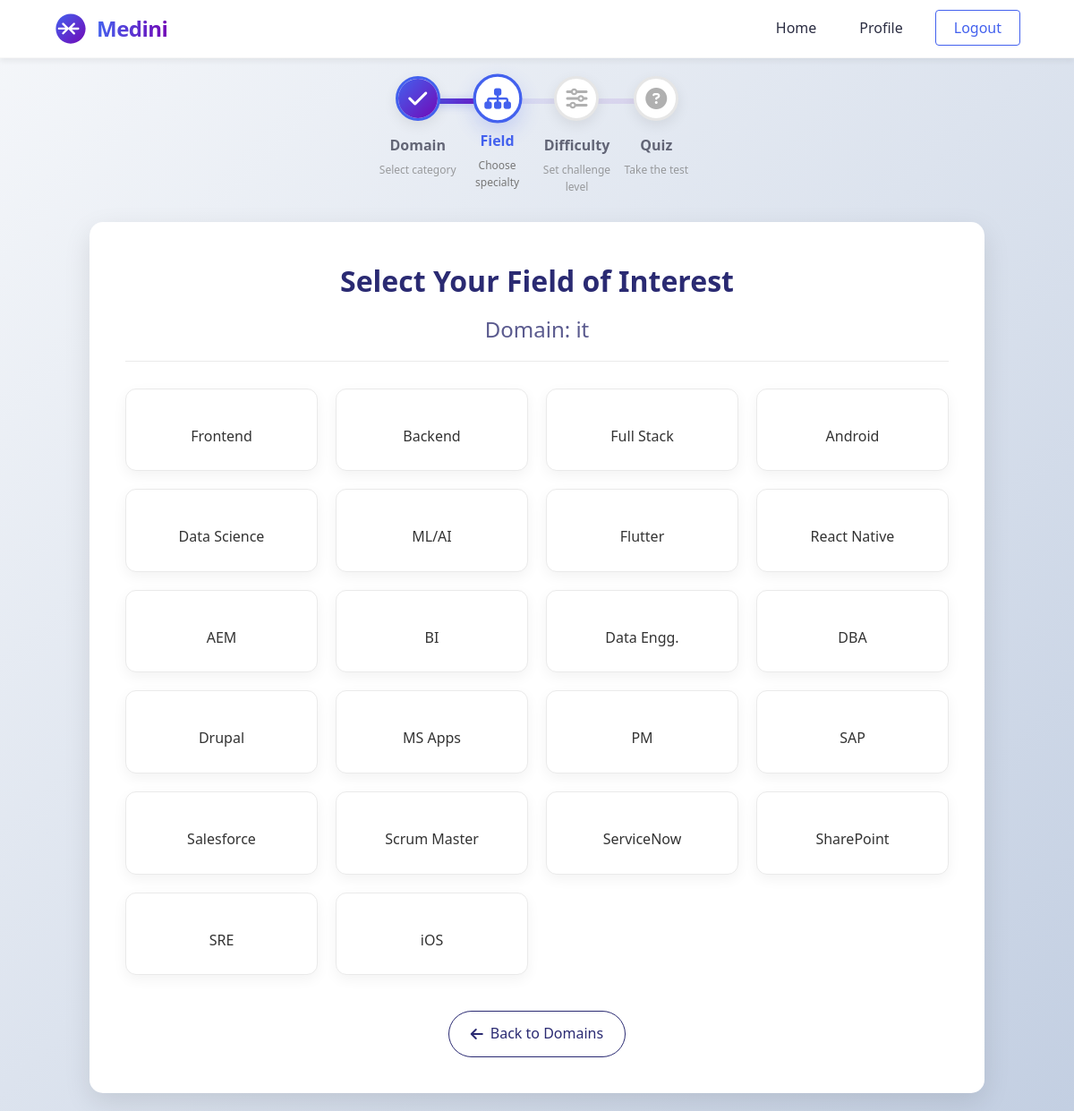
The app's page /select-field.php?domain_id=1 (signed in) with its own data.
### tables this page shows
CREATE TABLE domains (
    id INT AUTO_INCREMENT PRIMARY KEY,
    name VARCHAR(255) NOT NULL
);

CREATE TABLE IF NOT EXISTS fields (
    id INT AUTO_INCREMENT PRIMARY KEY,
    name VARCHAR(255) NOT NULL,
    domain_id INT NOT NULL
);

### includes/functions.php (called while the page is built, shortened)
<?php
function getFieldsByDomain($domainId) {
    $conn = getDbConnection();
    $stmt = $conn->prepare("SELECT * FROM fields WHERE domain_id = ?");
    $stmt->bind_param("i", $domainId);
    $stmt->execute();
    $result = $stmt->get_result();
    $fields = [];
    while ($row = $result->fetch_assoc()) {
        $fields[] = $row;
    }
    return $fields;
}
?>

### select-field.php (the view, shortened to what this page needs)
<?php
require_once 'includes/functions.php';
$domainId = (int)$_GET['domain_id'];
$fields = getFieldsByDomain($domainId);
$conn = getDbConnection();
$stmt = $conn->prepare("SELECT name FROM domains WHERE id = ?");
$stmt->bind_param("i", $domainId);
$stmt->execute();
$result = $stmt->get_result();
$domain = $result->fetch_assoc();
?>
<!DOCTYPE html>
<html lang="en">
<head>
    <link rel="stylesheet" href="https://cdnjs.cloudflare.com/ajax/libs/font-awesome/6.4.2/css/all.min.css">
    <link rel="stylesheet" href="assets/css/select-field.css" />
</head>
<body>
    <?php include "includes/header.php" ?>
   <?php include "includes/progress-bar.php" ?>
    <div class="main-content">
        <div class="container">
            <h1>Select Your Field of Interest</h1>
            <h2>Domain: <?php echo $domain['name']; ?></h2>
            <div class="field-selection">
                <?php foreach ($fields as $field): ?>
                    <a href="select-difficulty.php?field_id=<?php echo $field['id']; ?>" class="field-card">
                        <h3><?php echo $field['name']; ?></h3>
                    </a>
                <?php endforeach; ?>
            </div>
            <div class="actions">
                <a href="select-domain.php" class="btn-action btn-secondary">
                    <i class="fas fa-arrow-left"></i> Back to Domains
                </a>
            </div>
        </div>
    </div>
</body>
</html>

### includes/header.php (shortened to what this page needs)
<html>
    <head>
        <link rel="stylesheet" href="assets/css/header.css"/>
    </head>
    <body>
        <nav class="navbar" id="navbar">
            <a href="index.php" class="navbar-brand">
                <span class="company-name">Medini</span>
            </a>
            <ul class="navbar-nav" id="navbar-nav">
                <li class="nav-item">
                    <a href="index.php" class="nav-link <?php echo ($activePage == 'home') ? 'active' : ''; ?>">Home</a>
                </li>
                <li class="nav-item">
                    <a href="profile.php" class="nav-link <?php echo ($activePage == 'profile') ? 'active' : ''; ?>">Profile</a>
                </li>
                <li class="nav-item">
                    <a href="logout.php" class="nav-link btn btn-logout">Logout</a>
                </li>
            </ul>
        </nav>
    </body>
</html>

### includes/progress-bar.php (shortened to what this page needs)
<html>
    <head>
        <link rel="stylesheet" href="assets/css/progress-bar.css" />
    </head>
    <body>
        <div class="progress-tracker">
            <div class="progress-line">
                <div class="progress-line-fill" id="progressLineFill"></div>
            </div>
            <div class="progress-steps">
                <div class="progress-step " data-step="1">
                    <a href="select-domain.php">
                        <div class="step-icon">
                            <i class="fas fa-globe"></i>
                            <div class="step-check"><i class="fas fa-check"></i></div>
                        </div>
                    </a>
                    <div class="step-content">
                        <div class="step-title">Domain</div>
                        <div class="step-subtitle">Select category</div>
                    </div>
                </div>
                <div class="progress-step active" data-step="2">
                    <a href="select-field.php?domain_id=<?php $_GET['domain_id'] ?>">
                        <div class="step-icon">
                            <i class="fas fa-sitemap"></i>
                        </div>
                    </a>
                    <div class="step-content">
                        <div class="step-title">Field</div>
                        <div class="step-subtitle">Choose specialty</div>
                    </div>
                </div>
                <div class="progress-step" data-step="3">
                    <div class="step-icon">
                        <i class="fas fa-sliders-h"></i>
                    </div>
                    <div class="step-content">
                        <div class="step-title">Difficulty</div>
                        <div class="step-subtitle">Set challenge level</div>
                    </div>
                </div>
                <div class="progress-step" data-step="4">
                    <div class="step-icon">
                        <i class="fas fa-question-circle"></i>
                    </div>
                    <div class="step-content">
                        <div class="step-title">Quiz</div>
                        <div class="step-subtitle">Take the test</div>
                    </div>
                </div>
            </div>
        </div>
    </body>
</html>

### assets/css/select-field.css (style rules this page uses)
:root { --primary-color: #4361ee; --secondary-color: #7209b7; --accent-color: #ff9e00; --text-color: #2b2d42; --bg-color: #ffffff; --hover-color: #f8f9fa; --shadow: 0 4px 6px rgba(0, 0, 0, 0.05); --transition: 0.25s ease; }
* { margin: 0; padding: 0; box-sizing: border-box; font-family: 'Segoe UI', Tahoma, Geneva, Verdana, sans-serif; }
body { background: linear-gradient(135deg, #f5f7fa 0%, #c3cfe2 100%); min-height: 100vh; display: flex; flex-direction: column; color: var(--text-color); line-height: 1.6; }
a { text-decoration: none; color: inherit; }
.main-content { flex: 1; display: flex; align-items: center; justify-content: center; padding: 20px; }
.container { background: white; max-width: 1000px; width: 100%; border-radius: 15px; box-shadow: 0 10px 30px rgba(0, 0, 0, 0.1); padding: 40px; text-align: center; }
h1 { color: #2a2a72; margin-bottom: 10px; font-weight: 600; }
h2 { color: #5a5a8e; margin-bottom: 30px; font-weight: 500; padding-bottom: 15px; border-bottom: 1px solid #eaeaea; }
.field-selection { display: grid; grid-template-columns: repeat(auto-fill, minmax(200px, 1fr)); gap: 20px; margin: 30px 0; }
.field-card { background: white; border-radius: 12px; box-shadow: 0 5px 15px rgba(0, 0, 0, 0.05); padding: 25px 15px; text-decoration: none; color: #333; transition: all 0.3s ease; display: flex; flex-direction: column; align-items: center; border: 1px solid #eaeaea; }
.field-card h3 { font-size: 16px; font-weight: 500; }
.actions { display: flex; justify-content: center; gap: 15px; margin-top: 40px; flex-wrap: wrap; }
.btn-action { padding: 12px 24px; border-radius: 50px; text-decoration: none; font-weight: 500; transition: all 0.3s ease; display: inline-flex; align-items: center; }
.btn-secondary { background: white; color: #2a2a72; border: 1px solid #2a2a72; }
.btn-action i { margin-right: 8px; }

### assets/css/header.css (style rules this page uses)
.navbar { display: flex; justify-content: space-between; align-items: center; padding: 0.8rem 5%; background-color: var(--bg-color); box-shadow: var(--shadow); position: sticky; top: 0; z-index: 1000; transition: all var(--transition); border-bottom: 1px solid rgba(0, 0, 0, 0.03); margin-bottom: 10px; }
.navbar-brand { display: flex; align-items: center; position: relative; }
.logo { height: 38px; margin-right: 10px; transition: transform var(--transition); }
.company-name { font-size: 1.5rem; font-weight: 700; color: var(--primary-color); background: linear-gradient(90deg, var(--primary-color), var(--secondary-color)); -webkit-background-clip: text; background-clip: text; -webkit-text-fill-color: transparent; letter-spacing: -0.5px; }
.navbar-nav { display: flex; align-items: center; gap: 1.5rem; list-style: none; }
.nav-item { position: relative; }
.nav-link { color: var(--text-color); font-weight: 500; font-size: 1rem; padding: 0.5rem 0.75rem; border-radius: 4px; transition: all var(--transition); position: relative; }
.nav-link:before { content: ''; position: absolute; bottom: -2px; left: 0; width: 0; height: 2px; background-color: var(--primary-color); transition: width var(--transition); }
.nav-link.btn { background-color: var(--primary-color); color: white; padding: 0.5rem 1.25rem; border-radius: 4px; transition: all var(--transition); box-shadow: 0 2px 4px rgba(67, 97, 238, 0.3); }
.nav-link.btn:before { display: none; }
.nav-link.btn-logout { background-color: transparent; color: var(--primary-color); border: 1px solid var(--primary-color); box-shadow: none; }

### records on screen
domains: name "it"
fields: name "Frontend"
fields: name "Backend"
fields: name "Full Stack"
fields: name "Android"
fields: name "Data Science"
fields: name "ML/AI"
fields: name "Flutter"
fields: name "React Native"
fields: name "AEM"
fields: name "BI"
fields: name "Data Engg."
fields: name "DBA"
fields: name "Drupal"
fields: name "MS Apps"
fields: name "PM"
fields: name "SAP"
fields: name "Salesforce"
fields: name "Scrum Master"
fields: name "ServiceNow"
fields: name "SharePoint"
fields: name "SRE"
fields: name "iOS"
